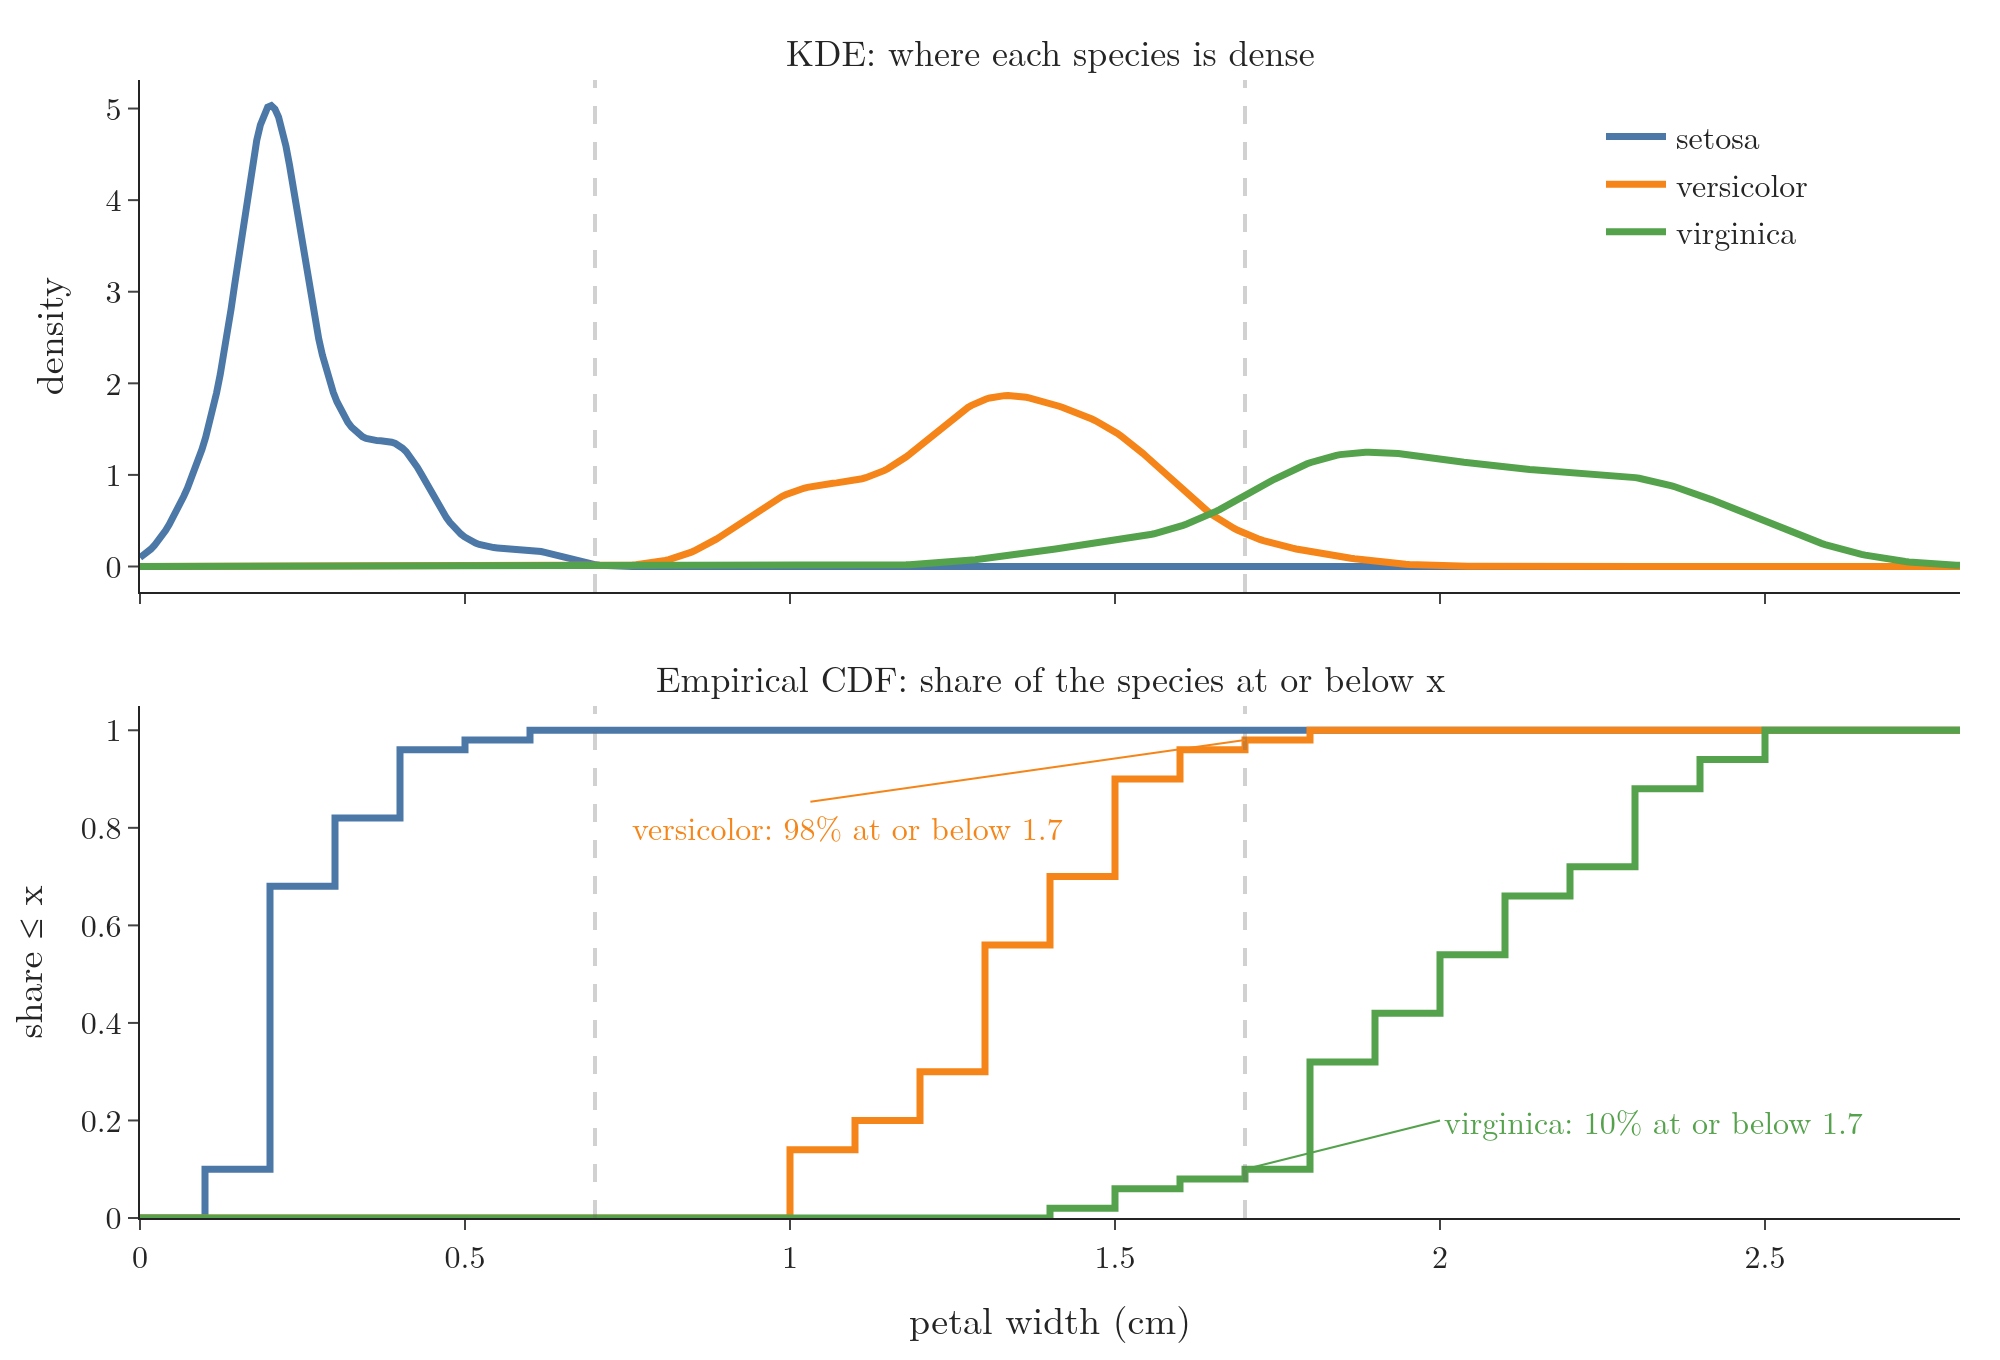

This figure's Python source:
"""Petal width of the three iris species: KDE (top) and empirical CDF (bottom). The rule
'0.7 < width <= 1.7: versicolor, width > 1.7: virginica' comes from the KDEs; the ECDFs at 1.7 say how often it is right."""
from pathlib import Path
import numpy as np
from plotly.subplots import make_subplots
from scipy import stats
from sklearn.datasets import load_iris

here = Path(__file__).parent
iris = load_iris()
pw = iris.data[:, 3]
colours = {"setosa": "#4C78A8", "versicolor": "#F58518", "virginica": "#54A24B"}
grid = np.linspace(0, 2.8, 500)
fig = make_subplots(rows=2, cols=1, shared_xaxes=True, vertical_spacing=0.1,
                    subplot_titles=["KDE: where each species is dense", "Empirical CDF: share of the species at or below x"])
for k, name in enumerate(iris.target_names):
    v = np.sort(pw[iris.target == k])
    fig.add_scatter(x=grid, y=stats.gaussian_kde(v)(grid), mode="lines", name=name,
                    line=dict(color=colours[name], width=3.5), row=1, col=1)
    ecdf = np.arange(1, len(v) + 1) / len(v)
    fig.add_scatter(x=np.r_[0, v, 2.8], y=np.r_[0, ecdf, 1], mode="lines", showlegend=False,
                    line=dict(color=colours[name], width=3.5, shape="hv"), row=2, col=1)
for x0 in (0.7, 1.7):
    fig.add_vline(x=x0, line=dict(color="#6B6B6B", width=2, dash="dash"), row="all", col=1)
share_v = np.mean(pw[iris.target == 1] <= 1.7)
share_g = np.mean(pw[iris.target == 2] <= 1.7)
fig.add_annotation(x=1.7, y=share_v, text=f"versicolor: {share_v:.0%} at or below 1.7", ax=0.75, ay=0.8, axref="x2", ayref="y2", xanchor="left",
                   font=dict(size=16, color=colours["versicolor"]), arrowcolor=colours["versicolor"], row=2, col=1)
fig.add_annotation(x=1.7, y=share_g, text=f"virginica: {share_g:.0%} at or below 1.7", ax=2.0, ay=0.2, axref="x2", ayref="y2", xanchor="left",
                   font=dict(size=16, color=colours["virginica"]), arrowcolor=colours["virginica"], row=2, col=1)
fig.update_xaxes(title_text="petal width (cm)", dtick=0.5, row=2, col=1)
fig.update_yaxes(title_text="density", row=1, col=1)
fig.update_yaxes(title_text="share ≤ x", range=[0, 1.05], row=2, col=1)
fig.update_annotations(selector=dict(xref="paper"), font_size=18)
fig.update_layout(template="simple_white", width=1000, height=680, legend=dict(x=0.8, y=0.98, font=dict(size=16)),
                  font=dict(family="Latin Modern Roman", size=16), margin=dict(l=70, r=20, t=40, b=50))
fig.write_image(here / "petal_width_cdf.png", scale=2)
fig.write_image(here / "petal_width_cdf.pdf")
